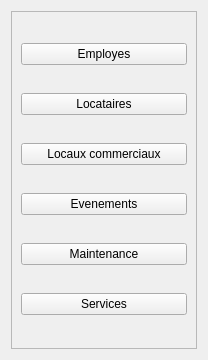
               <widget class="QWidget" name="page">
                <property name="geometry">
                 <rect>
                  <x>0</x>
                  <y>0</y>
                  <width>208</width>
                  <height>360</height>
                 </rect>
                </property>
                <attribute name="icon">
                 <iconset>
                  <normalon>icons/chevron-down.svg</normalon>
                 </iconset>
                </attribute>
                <attribute name="label">
                 <string>Menu 1</string>
                </attribute>
                <layout class="QVBoxLayout" name="verticalLayout_8">
                 <item>
                  <widget class="QFrame" name="frame_10">
                   <property name="frameShape">
                    <enum>QFrame::Shape::StyledPanel</enum>
                   </property>
                   <property name="frameShadow">
                    <enum>QFrame::Shadow::Raised</enum>
                   </property>
                   <layout class="QVBoxLayout" name="verticalLayout_9">
                    <item>
                     <widget class="QPushButton" name="pushButton_10">
                      <property name="styleSheet">
                       <string notr="true">font: 900 italic 10pt &quot;Segoe UI&quot;;</string>
                      </property>
                      <property name="text">
                       <string>Employes</string>
                      </property>
                     </widget>
                    </item>
                    <item>
                     <widget class="QPushButton" name="pushButton_13">
                      <property name="styleSheet">
                       <string notr="true">font: 900 italic 10pt &quot;Segoe UI&quot;;</string>
                      </property>
                      <property name="text">
                       <string>Locataires</string>
                      </property>
                     </widget>
                    </item>
                    <item>
                     <widget class="QPushButton" name="pushButton_11">
                      <property name="styleSheet">
                       <string notr="true">font: 900 italic 9pt &quot;Segoe UI&quot;;</string>
                      </property>
                      <property name="text">
                       <string>Locaux commerciaux</string>
                      </property>
                     </widget>
                    </item>
                    <item>
                     <widget class="QPushButton" name="pushButton_17">
                      <property name="styleSheet">
                       <string notr="true">font: 900 italic 10pt &quot;Segoe UI&quot;;</string>
                      </property>
                      <property name="text">
                       <string>Evenements</string>
                      </property>
                     </widget>
                    </item>
                    <item>
                     <widget class="QPushButton" name="pushButton_12">
                      <property name="styleSheet">
                       <string notr="true">font: 900 italic 10pt &quot;Segoe UI&quot;;</string>
                      </property>
                      <property name="text">
                       <string>Maintenance</string>
                      </property>
                     </widget>
                    </item>
                    <item>
                     <widget class="QPushButton" name="pushButton_16">
                      <property name="styleSheet">
                       <string notr="true">font: 900 italic 10pt &quot;Segoe UI&quot;;</string>
                      </property>
                      <property name="text">
                       <string>Services</string>
                      </property>
                     </widget>
                    </item>
                   </layout>
                  </widget>
                 </item>
                </layout>
               </widget>
